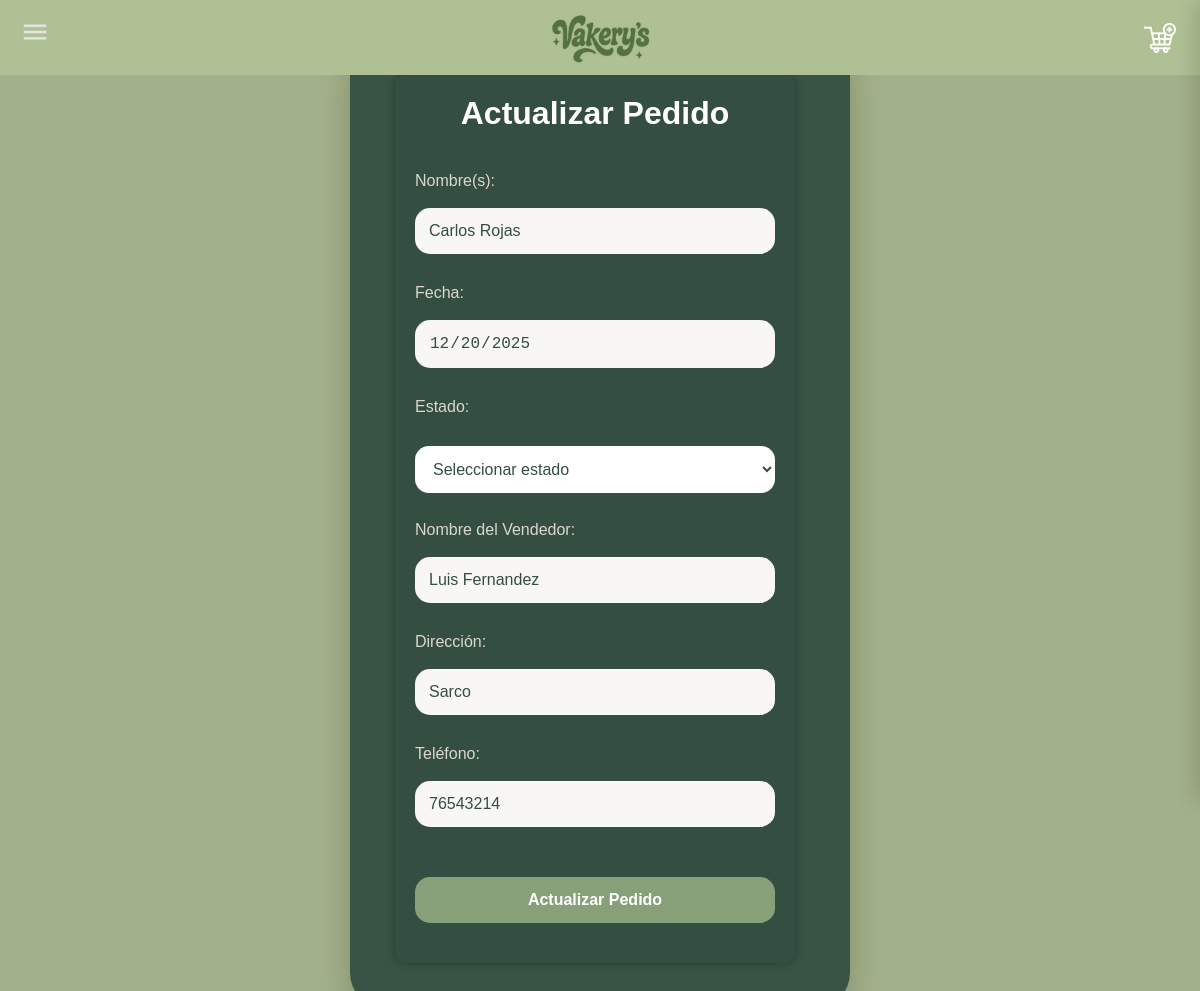
/Pedidos/actualizarpedido.php?id=6, run on an earlier commit of the app's database.
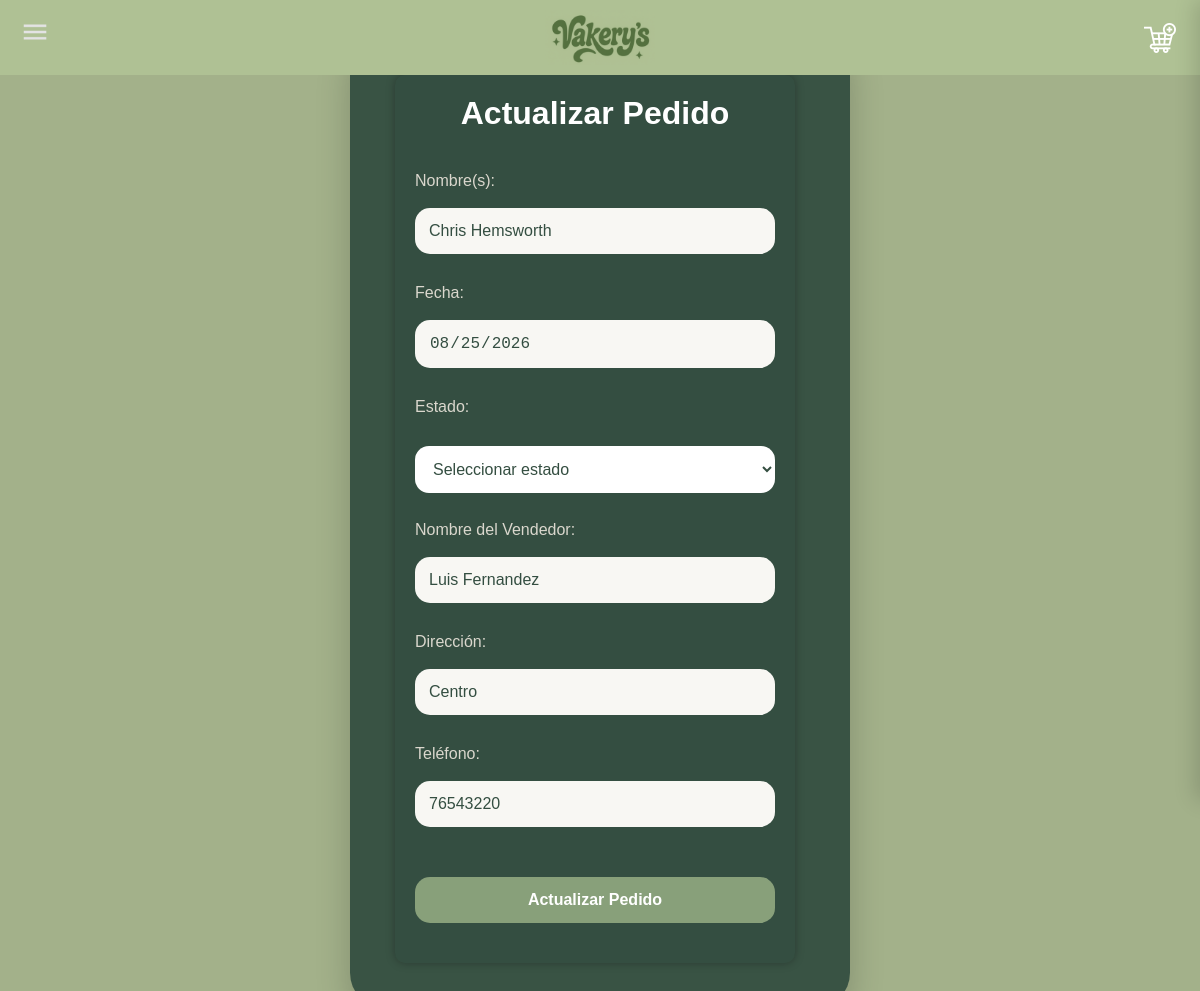
And on a later commit of the database.
### tables this page shows
CREATE TABLE IF NOT EXISTS `pedidos` (
  `id` INT NOT NULL AUTO_INCREMENT,
  `Nombre` VARCHAR(200) NULL,
  `Fecha` DATE NULL,
  `Estado` VARCHAR(45) NULL,
  `NombreVendedor` VARCHAR(200) NULL,
  `Direccion` VARCHAR(45) NULL,
  `Telefono` INT NULL,
  PRIMARY KEY (`id`)
);

### Pedidos/actualizarpedido.php (the view, shortened to what this page needs)
<?php
$servername = "localhost";
$username = "root";
$password = "";
$bdname = "vakerysss";
$conn = new mysqli($servername, $username, $password, $bdname);
$id = $_GET['id'] ?? '';
$Nombre = "";
$Fecha = "";
$NombreVendedor = "";
$Direccion = "";
$Telefono = "";
if ($id != "") {
    $sql = "SELECT * FROM Pedidos WHERE id='$id'";
    $resultado = $conn->query($sql);
    if ($resultado && $resultado->num_rows > 0) {
        while ($fila = $resultado->fetch_assoc()) {
            $Nombre = $fila['Nombre'];
            $Fecha = $fila['Fecha'];
            $NombreVendedor = $fila['NombreVendedor'];
            $Direccion = $fila['Direccion'];
            $Telefono = $fila['Telefono'];
        }
    }
}
?>
<!DOCTYPE html>
<html lang="es">
<head>
<link rel="stylesheet" href="../Usuarios/estilosupdate.css">
</head>
<body>
<div class="contenedor">
<form action="registroeditarpedido.php" method="post" id="ActualizarPedido">
    <h2>Actualizar Pedido</h2>
    <label>Nombre(s):</label>
    <input type="text" name="Nombre" id="Nombre" value="<?=$Nombre?>">
    <label>Fecha:</label>
    <input type="date" name="Fecha" id="Fecha" value="<?=$Fecha?>" readonly>
    <label>Estado:</label>
    <select name="Estado" id="Estado">
        <option value="">Seleccionar estado</option>
    </select>
    <label>Nombre del Vendedor:</label>
    <input type="text" name="NombreVendedor" id="NombreVendedor" value="<?=$NombreVendedor?>" readonly>
    <label>Dirección:</label>
    <input type="text" name="Direccion" id="Direccion" value="<?=$Direccion?>">
    <label>Teléfono:</label>
    <input type="number" name="Telefono" id="Telefono" value="<?=$Telefono?>">
    <input type="submit" value="Actualizar Pedido" class="boton">
</form>
</div>
</body>
</html>

What changed in the data, as far as the page shows it:
changed pedidos "Luis Fernandez": Nombre "Carlos Rojas" → "Chris Hemsworth"; Fecha "12/20/2025" → "08/25/2026"; Direccion "Sarco" → "Centro"; Telefono "76543214" → "76543220"
